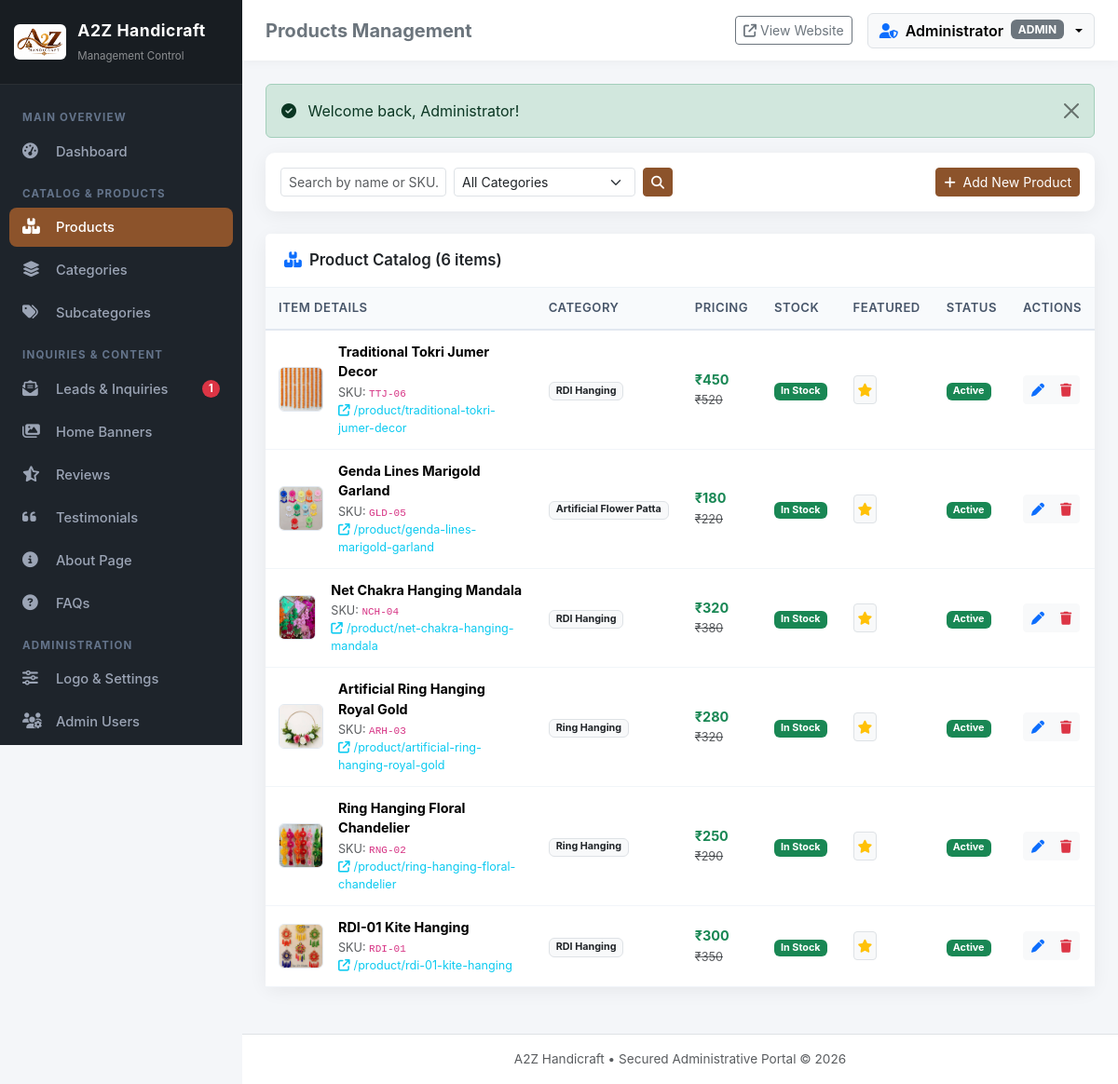
/admin/products.php (signed in), run on the app's committed database.
### tables this page shows
CREATE TABLE IF NOT EXISTS `users` (
  `id` INT AUTO_INCREMENT PRIMARY KEY,
  `username` VARCHAR(60) NOT NULL UNIQUE,
  `email` VARCHAR(120) NOT NULL UNIQUE,
  `password` VARCHAR(255) NOT NULL,
  `full_name` VARCHAR(100) NOT NULL,
  `phone` VARCHAR(30) DEFAULT NULL,
  `role` ENUM('admin', 'manager', 'editor') NOT NULL DEFAULT 'admin',
  `avatar` VARCHAR(255) DEFAULT NULL,
  `status` TINYINT(1) NOT NULL DEFAULT 1,
  `failed_attempts` INT NOT NULL DEFAULT 0,
  `lockout_until` DATETIME DEFAULT NULL,
  `last_login_at` DATETIME DEFAULT NULL,
  `last_login_ip` VARCHAR(45) DEFAULT NULL,
  `created_at` TIMESTAMP DEFAULT CURRENT_TIMESTAMP,
  `updated_at` TIMESTAMP DEFAULT CURRENT_TIMESTAMP ON UPDATE CURRENT_TIMESTAMP
);

CREATE TABLE IF NOT EXISTS `products` (
  `id` INT AUTO_INCREMENT PRIMARY KEY,
  `category_id` INT NOT NULL,
  `subcategory_id` INT DEFAULT NULL,
  `name` VARCHAR(255) NOT NULL,
  `slug` VARCHAR(255) NOT NULL UNIQUE,
  `sku` VARCHAR(100) DEFAULT NULL,
  `price` DECIMAL(10,2) NOT NULL DEFAULT 0.00,
  `sale_price` DECIMAL(10,2) DEFAULT NULL,
  `sizes_pricing` TEXT DEFAULT NULL,
  `short_description` TEXT DEFAULT NULL,
  `description` LONGTEXT DEFAULT NULL,
  `featured_image` VARCHAR(255) DEFAULT NULL,
  `gallery_images` LONGTEXT DEFAULT NULL,
  `is_featured` TINYINT(1) NOT NULL DEFAULT 0,
  `is_bestseller` TINYINT(1) NOT NULL DEFAULT 0,
  `in_stock` TINYINT(1) NOT NULL DEFAULT 1,
  `status` TINYINT(1) NOT NULL DEFAULT 1,
  `views` INT NOT NULL DEFAULT 0,
   
  `meta_title` VARCHAR(255) DEFAULT NULL,
  `meta_description` TEXT DEFAULT NULL,
  `meta_keywords` VARCHAR(255) DEFAULT NULL,
  `canonical_url` VARCHAR(255) DEFAULT NULL,
  `og_title` VARCHAR(255) DEFAULT NULL,
  `og_description` TEXT DEFAULT NULL,
  `og_image` VARCHAR(255) DEFAULT NULL,
  `created_at` TIMESTAMP DEFAULT CURRENT_TIMESTAMP,
  `updated_at` TIMESTAMP DEFAULT CURRENT_TIMESTAMP ON UPDATE CURRENT_TIMESTAMP,
  INDEX (`category_id`),
  INDEX (`subcategory_id`)
);

CREATE TABLE IF NOT EXISTS `categories` (
  `id` INT AUTO_INCREMENT PRIMARY KEY,
  `name` VARCHAR(150) NOT NULL,
  `slug` VARCHAR(150) NOT NULL UNIQUE,
  `image` VARCHAR(255) DEFAULT NULL,
  `description` TEXT DEFAULT NULL,
  `is_featured` TINYINT(1) NOT NULL DEFAULT 0,
  `sort_order` INT NOT NULL DEFAULT 0,
  `status` TINYINT(1) NOT NULL DEFAULT 1,
   
  `meta_title` VARCHAR(255) DEFAULT NULL,
  `meta_description` TEXT DEFAULT NULL,
  `meta_keywords` VARCHAR(255) DEFAULT NULL,
  `canonical_url` VARCHAR(255) DEFAULT NULL,
  `og_title` VARCHAR(255) DEFAULT NULL,
  `og_description` TEXT DEFAULT NULL,
  `og_image` VARCHAR(255) DEFAULT NULL,
  `created_at` TIMESTAMP DEFAULT CURRENT_TIMESTAMP,
  `updated_at` TIMESTAMP DEFAULT CURRENT_TIMESTAMP ON UPDATE CURRENT_TIMESTAMP
);

### admin/products.php (the view, shortened to what this page needs)
<?php
$pageTitle = 'Products Management';
require_once __DIR__ . '/includes/header.php';
global $pdo;
$search = trim($_GET['search'] ?? '');
$query = "SELECT p.*, c.name as category_name FROM products p LEFT JOIN categories c ON p.category_id = c.id WHERE 1=1";
$params = [];
$query .= " ORDER BY p.id DESC";
$stmt = $pdo->prepare($query);
$stmt->execute($params);
$products = $stmt->fetchAll();
?>
<div class="card mb-4">
    <div class="card-body py-3">
        <div class="row align-items-center g-3">
            <div class="col-md-6">
                <form action="" method="GET" class="d-flex gap-2">
                    <input type="text" name="search" class="form-control form-control-sm" placeholder="Search by name or SKU..." value="<?= e($search) ?>">
                    <select name="category_id" class="form-select form-select-sm" style="max-width: 200px;">
                        <option value="">All Categories</option>
                    </select>
                    <button type="submit" class="btn btn-sm btn-primary-a2z"><i class="fa-solid fa-magnifying-glass"></i></button>
                </form>
            </div>
            <div class="col-md-6 text-md-end">
                <a href="<?= ADMIN_URL ?>/product-add.php" class="btn btn-primary-a2z btn-sm">
                    <i class="fa-solid fa-plus me-1"></i> Add New Product
                </a>
            </div>
        </div>
    </div>
</div>
<div class="card">
    <div class="card-header bg-white">
        <span><i class="fa-solid fa-boxes-stacked text-primary me-2"></i>Product Catalog (<?= count($products) ?> items)</span>
    </div>
    <div class="card-body p-0 table-responsive">
        <table class="table table-hover align-middle mb-0">
            <thead>
                <tr>
                    <th>Item Details</th>
                    <th>Category</th>
                    <th>Pricing</th>
                    <th>Stock</th>
                    <th>Featured</th>
                    <th>Status</th>
                    <th>Actions</th>
                </tr>
            </thead>
            <tbody>
                <?php if (empty($products)): ?>
                    <tr>
                        <td colspan="7" class="text-center py-4 text-muted">No products found matching criteria.</td>
                    </tr>
                <?php else: ?>
                    <?php foreach ($products as $p): ?>
                        <tr>
                            <td>
                                <div class="d-flex align-items-center gap-3">
                                    <img src="<?= e(resolve_image_url($p['featured_image'])) ?>" class="table-img-thumb" alt="Product">
                                    <div>
                                        <div class="fw-bold"><?= e($p['name']) ?></div>
                                        <small class="text-muted">SKU: <code><?= e($p['sku'] ?? 'N/A') ?></code></small>
                                        <div class="small"><a href="<?= BASE_URL ?>/product/<?= e($p['slug']) ?>" target="_blank" class="text-decoration-none text-info"><i class="fa-solid fa-arrow-up-right-from-square me-1"></i>/product/<?= e($p['slug']) ?></a></div>
                                    </div>
                                </div>
                            </td>
                            <td>
                                <span class="badge bg-light text-dark border"><?= e($p['category_name'] ?? 'Unassigned') ?></span>
                            </td>
                            <td>
                                <div class="fw-bold text-success"><?= format_price($p['price']) ?></div>
                                <?php if (!empty($p['sale_price'])): ?>
                                    <small class="text-muted text-decoration-line-through"><?= format_price($p['sale_price']) ?></small>
                                <?php endif; ?>
                            </td>
                            <td>
                                <a href="<?= ADMIN_URL ?>/products.php?action=toggle_stock&id=<?= $p['id'] ?>&token=<?= csrf_token() ?>" class="badge text-decoration-none <?= ($p['in_stock']) ? 'bg-success' : 'bg-danger' ?>" title="Click to toggle stock status">
                                    <?= ($p['in_stock']) ? 'In Stock' : 'Out of Stock' ?>
                                </a>
                            </td>
                            <td>
                                <a href="<?= ADMIN_URL ?>/products.php?action=toggle_featured&id=<?= $p['id'] ?>&token=<?= csrf_token() ?>" class="btn btn-sm btn-light border p-1" title="Toggle Featured">
                                    <i class="fa-<?= ($p['is_featured']) ? 'solid text-warning' : 'regular text-muted' ?> fa-star"></i>
                                </a>
                            </td>
                            <td>
                                <a href="<?= ADMIN_URL ?>/products.php?action=toggle_status&id=<?= $p['id'] ?>&token=<?= csrf_token() ?>" class="badge text-decoration-none <?= ($p['status']) ? 'bg-success' : 'bg-secondary' ?>" title="Click to toggle active status">
                                    <?= ($p['status']) ? 'Active' : 'Draft' ?>
                                </a>
                            </td>
                            <td>
                                <div class="btn-group btn-group-sm">
                                    <a href="<?= ADMIN_URL ?>/product-edit.php?id=<?= $p['id'] ?>" class="btn btn-light" title="Edit">
                                        <i class="fa-solid fa-pen text-primary"></i>
                                    </a>
                                    <a href="<?= ADMIN_URL ?>/products.php?action=delete&id=<?= $p['id'] ?>&token=<?= csrf_token() ?>" class="btn btn-light" onclick="return confirmDelete('Are you sure you want to delete this product?');" title="Delete">
                                        <i class="fa-solid fa-trash text-danger"></i>
                                    </a>
                                </div>
                            </td>
                        </tr>
                    <?php endforeach; ?>
                <?php endif; ?>
            </tbody>
        </table>
    </div>
</div>
<?php require_once __DIR__ . '/includes/footer.php'; ?>

### admin/includes/navbar.php (shortened to what this page needs)
<header class="admin-topbar">
    <div class="d-flex align-items-center gap-3">
        <h5 class="m-0 fw-bold d-none d-sm-block text-secondary"><?= isset($pageTitle) ? e($pageTitle) : 'Admin Dashboard' ?></h5>
    </div>
    <div class="d-flex align-items-center gap-3">
        <a href="<?= BASE_URL ?>/index.php" target="_blank" class="btn btn-sm btn-outline-secondary d-flex align-items-center gap-1">
            <i class="fa-solid fa-arrow-up-right-from-square"></i>
            <span class="d-none d-md-inline">View Website</span>
        </a>
        <div class="dropdown">
            <button class="btn btn-light dropdown-toggle d-flex align-items-center gap-2 border" type="button" data-bs-toggle="dropdown" aria-expanded="false">
                <i class="fa-solid fa-user-shield text-primary"></i>
                <span class="fw-semibold d-none d-md-inline"><?= e($currentUser['full_name'] ?? 'Admin') ?></span>
                <span class="badge bg-secondary d-none d-lg-inline"><?= e(strtoupper($currentUser['role'] ?? 'ADMIN')) ?></span>
            </button>
        </div>
    </div>
</header>

### admin/assets/css/admin.css (style rules this page uses)
:root { --primary-color: #8c532b; --primary-hover: #734321; --primary-light: #f7ede2; --secondary-color: #1a1e21; --sidebar-bg: #1e242b; --sidebar-active: #8c532b; --sidebar-text: #9ba4b5; --card-shadow: 0 4px 20px rgba(0,0,0,0.06); --border-radius: 10px; }
body { background-color: #f4f6f9; font-family: -apple-system, BlinkMacSystemFont, "Segoe UI", Roboto, "Helvetica Neue", Arial, sans-serif; color: #333; overflow-x: hidden; }
.admin-topbar { background: #fff; height: 65px; box-shadow: 0 2px 10px rgba(0,0,0,0.04); display: flex; align-items: center; justify-content: space-between; padding: 0 25px; position: sticky; top: 0; z-index: 99; }
.card { border: none; border-radius: var(--border-radius); box-shadow: var(--card-shadow); margin-bottom: 25px; }
.card-header { background: #fff; border-bottom: 1px solid #edf2f7; padding: 16px 20px; font-weight: 600; font-size: 1.05rem; display: flex; align-items: center; justify-content: space-between; }
.table thead th { background-color: #f8fafc; color: #475569; font-weight: 600; font-size: 0.82rem; text-transform: uppercase; letter-spacing: 0.5px; border-bottom: 2px solid #e2e8f0; padding: 12px 14px; }
.table tbody td { padding: 12px 14px; vertical-align: middle; font-size: 0.9rem; border-bottom: 1px solid #f1f5f9; }
.table-img-thumb { width: 48px; height: 48px; object-fit: cover; border-radius: 6px; border: 1px solid #e2e8f0; }
.btn-primary-a2z { background-color: var(--primary-color); border-color: var(--primary-color); color: #fff; }

### data on the page
users: full_name "Administrator", role "ADMIN"
products: featured_image (picture), name "Traditional Tokri Jumer Decor", sku "TTJ-06", slug "traditional-tokri-jumer-decor", category.name "RDI Hanging", price "₹450", sale_price "₹520", in_stock "In Stock", is_featured 1 (drawn), status "Active"
products: featured_image (picture), name "Genda Lines Marigold Garland", sku "GLD-05", slug "genda-lines-marigold-garland", category.name "Artificial Flower Patta", price "₹180", sale_price "₹220", in_stock "In Stock", is_featured 1 (drawn), status "Active"
products: featured_image (picture), name "Net Chakra Hanging Mandala", sku "NCH-04", slug "net-chakra-hanging-mandala", category.name "RDI Hanging", price "₹320", sale_price "₹380", in_stock "In Stock", is_featured 1 (drawn), status "Active"
products: featured_image (picture), name "Artificial Ring Hanging Royal Gold", sku "ARH-03", slug "artificial-ring-hanging-royal-gold", category.name "Ring Hanging", price "₹280", sale_price "₹320", in_stock "In Stock", is_featured 1 (drawn), status "Active"
products: featured_image (picture), name "Ring Hanging Floral Chandelier", sku "RNG-02", slug "ring-hanging-floral-chandelier", category.name "Ring Hanging", price "₹250", sale_price "₹290", in_stock "In Stock", is_featured 1 (drawn), status "Active"
products: featured_image (picture), name "RDI-01 Kite Hanging", sku "RDI-01", slug "rdi-01-kite-hanging", category.name "RDI Hanging", price "₹300", sale_price "₹350", in_stock "In Stock", is_featured 1 (drawn), status "Active"

### other printed values
$siteName "A2Z Handicraft"
$unreadLeadsCount "1"
$pageTitle "Products Management"
$flash['message'] "Welcome back, Administrator!"
count($products) "6"
get_setting('site_name', 'A2Z Handicraft') "A2Z Handicraft"
